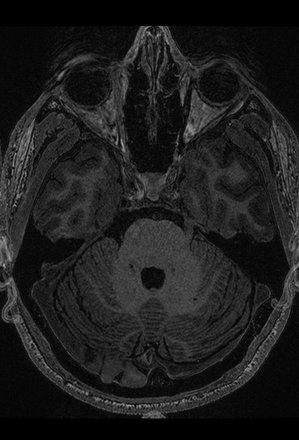
#> input picture data/gvwilson-brain-2014/HA_1001_t1axial1.png, 299 x 440 px
$ jupyter execute --allow-errors 'Test cases.ipynb'   (shell and % lines are left out)
#> lines starting #> are read from the running program, lines starting #| are printed output that depends on the picture
# How do you write test cases for image processing?

And by the way, what's a test case?

We can guess that it might be important to test things. Testing software presents some interesting challenges, although it may seem trivial at first glance.

[cell 1]
# Make sure multiplication works
2 * 2 == 4

Duh. But how might you test _this_ example below?

[cell 2]
# Make sure numpy's random number generator works
import numpy as np
rand_nums = np.random.randn(10)
print(rand_nums)

[cell 3]
# Do they look random?
import seaborn as sns
sns.distplot(rand_nums)
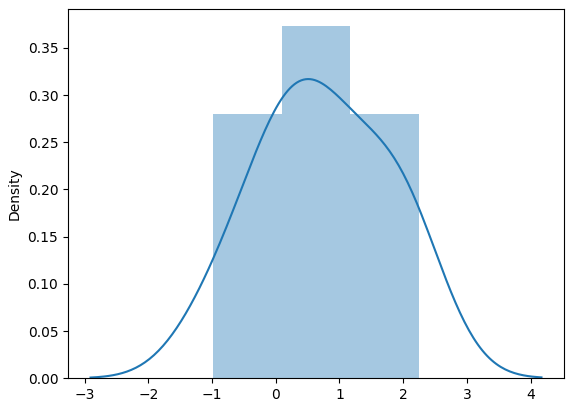
#> figure drawn by matplotlib, 1 panel; tallest bar 0.373 high, from x = 0.0954 to 1.17; curve peaks at x = 0.507, y = 0.317

This probably won't do. What if every number alternated even-odd? We would need _a lot_ of ways of looking at the data to rule out any weird behavior. It's easy to encounter a similar situation when writing image processing pipelines.

[cell 4]
# Testing denoising procedure.
from skimage.filters.rank import median
from skimage.morphology import disk
from skimage.io import imread
import matplotlib.pyplot as plt

image = imread("../data/gvwilson-brain-2014/HA_1001_t1axial1.png")
#> image is the input picture: shape (440, 299); min 0, max 176, mean 29.7
filtered = median(image, disk(5))
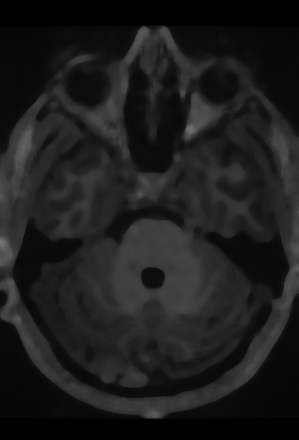
#> filtered: shape (440, 299); min 0, max 119, mean 28.8
plt.imshow(filtered)

Did the filter work? Are you sure?

What makes testing image processing pipelines hard is that we are usually interested in whether or not a function solves a problem rather than produces a particular numerical result.

- Does my filter make my image look less noisy
- Did my background subtraction preserve the foreground
- Did my clustering find things that look like cells?

Some of these tests we are tempted to preform using visual inspection, e.g. "look less noisy", but this isn't something you can test. Typically developing a pipeline is an interative process of checking results on a small subset of images, then changing your experiment or code, checking, etc. Eventually one experimental method and one set of software parameters work for what you're trying to do.

So what does it mean to write a test? Why bother if, by definition, once you're done writing code you know the code works pretty well for your experiment?

## Why do we write tests?

Imagine that you tune an image processing pipeline to find cells in an image and it works really nicely on your labmate's set of 2000 images. You want to use it on your images which came from the same experimental setup. You even verify that it runs on the first 10 images of your set of 10000. However for your paper's figures, you want to produce a list of sorted cells sizes, normalized by the biggest cell size, so you throw in a bit of code to do that called `sort_and_scale`.

[cell 5]
def sort_and_scale(regions):
    def get_size_of_region(reg):
        return reg.area

    regions_by_size = sorted(regions, key=get_size_of_region)
    biggest_region = regions_by_size[-1] # last item in a sorted list is the biggest!
    normalized_sizes = [region.area / biggest_region.area for region in regions]
    return normalized_sizes

**Exercise** Will this code run? Will it do what you expect it to? Will it always? What line(s) are problematic?

Consider what happens when `regions = []`, i.e. no regions were identified (maybe you used too much erosion)!

So you would run your code and head to the pub, discovering next morning that the code you had running overnight didn't get past the 16th image.

**We don't write tests against variations in the input data; we write tests to protect us against unexpected consequences of variation in the code itself while the input is fixed!**

This takes the form of writing code that checks the performance of your pipeline before it's run. We're not doing this because we think we made mistakes... _yet_. If we made mistakes in the code, we're likely to make mistakes in the tests we write just after! The reason we write tests is because next week we may decided we want to change the code, and we may introduce regressions i.e. losses in correctness, capabilities, or performance.

**Exercise** Write some code to run after any changes in the code that would allow us to discover the problem above.

#> (a cell that did not finish here is left out)

## Language features and formalisms for testing

The `if` statement was designed to control flow through a functioning program, not as a method of testing. Consider what would happen if we ran the above. Python would get to `if sort_and_scale([])...` and would actually run `sort_and_scale([])`, producing an error before the `if` statement even finished!

When dealing in errors, you must use `try` and `except`. `try` just says "if the following code produces an error, jump ahead to whatever I wrote in '`except`' rather than immediately halt".

[cell 7]
try:
    sort_and_scale([])
except IndexError:
    print("sort_and_scale did not handle an empty region list properly")

For tests where we want a specific output rather than lack of failure, we can use `assert`, which acts like an `if`, but automatically raises an error if a failure occurs. You can then handle this error with a `try` block if you like.

#> (a cell that did not finish here is left out)

**Excercise** Use assertion to verify that dividing two numpy integers returns a value of integer type

[cell 9]
a = np.array([1], dtype=int)
b = np.array([2], dtype=int)
#> (the rest of this cell did not finish here and is left out)

## Tools for testing images

Let's recall that testing is for verifying that code works as expected when _input stays fixed_. So one way to test an image processing pipeline is to take an image you used to develop the pipeline, apply some step of the pipeline, save the result. Then the actual test runs the current code and verifies that it's output looks like the saved output. Of course, if you intend the results to change, then you must account for this.

[cell 10]
def preprocessing_stage(image):
    # Denoise
    from skimage.filters.rank import median
    from skimage.morphology import disk

    denoised = median(image, disk(5))


    # Smooth
    from skimage.filters import gaussian

    smoothed = gaussian(denoised, sigma=2)

    return smoothed

$ run again, with data/gvwilson-brain-2014/HA_1016_t1axial1.png copied over data/gvwilson-brain-2014/HA_1001_t1axial1.png
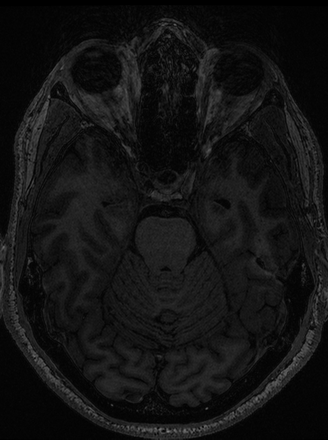
#> input picture data/gvwilson-brain-2014/HA_1016_t1axial1.png, 328 x 440 px
#> image is the input picture: shape (440, 328); min 0, max 129, mean 19.3
#> in preprocessing_stage, `smoothed = gaussian(denoised, sigma=2)`:
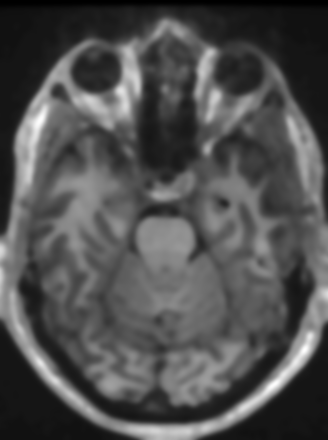
#> smoothed: shape (440, 328) float64; min 2.33e-05, max 0.235, mean 0.0737; drawn with min black and max white
